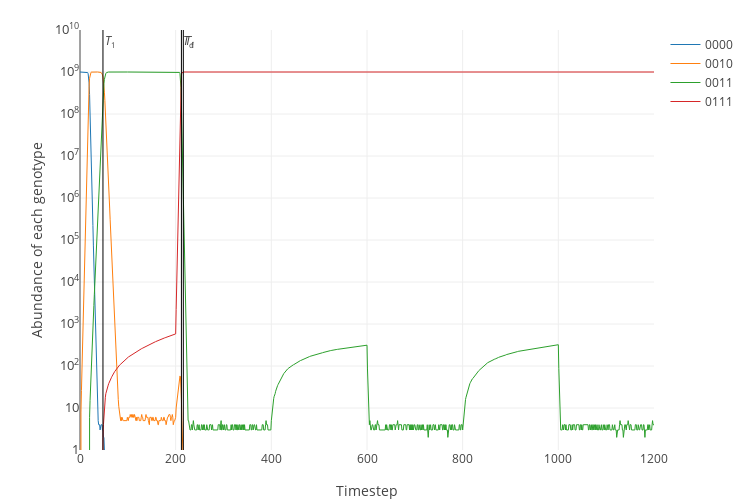

Notebook code cell kept with this figure:
### Code cell
# CTX and SAM switching
plot_simulation(simulate(pairs[2], frequency=200))

### Figure 1 — Plotly figure (JSON) as saved in the notebook; plotly's stock layout.template omitted (floating-point values rounded to 4 significant figures; data arrays with more than 128 entries replaced by an {"elided": "..."} marker saying what was removed)
{"data": [{"line": {"width": 1}, "name": "0000", "type": "scatter", "uid": "c53915fa-fe69-11e8-b1bb-bf27b4522b5e", "x": {"elided": "1201 int values"}, "y": {"elided": "1201 int values"}}, {"line": {"width": 1}, "name": "0010", "type": "scatter", "uid": "c53915fb-fe69-11e8-b765-bf27b4522b5e", "x": {"elided": "1201 int values"}, "y": {"elided": "1201 int values"}}, {"line": {"width": 1}, "name": "0011", "type": "scatter", "uid": "c5393df4-fe69-11e8-a7d8-bf27b4522b5e", "x": {"elided": "1201 int values"}, "y": {"elided": "1201 int values"}}, {"line": {"width": 1}, "name": "0111", "type": "scatter", "uid": "c5393df5-fe69-11e8-8c60-bf27b4522b5e", "x": {"elided": "1201 int values"}, "y": {"elided": "1201 int values"}}, {"line": {"color": "black", "width": 1}, "mode": "lines", "name": "T_1", "showlegend": false, "type": "scatter", "uid": "c5393df6-fe69-11e8-9516-bf27b4522b5e", "x": [48, 48], "y": [0, 10000000000]}, {"line": {"color": "black", "width": 1}, "mode": "lines", "name": "T_d", "showlegend": false, "type": "scatter", "uid": "c5393df7-fe69-11e8-adf8-bf27b4522b5e", "x": [212, 212], "y": [0, 10000000000]}, {"line": {"color": "black", "width": 1}, "mode": "lines", "name": "T_f", "showlegend": false, "type": "scatter", "uid": "c5393df8-fe69-11e8-9c79-bf27b4522b5e", "x": [216, 216], "y": [0, 10000000000]}], "layout": {"annotations": [{"showarrow": false, "text": "<i>T</i><sub>1</sub>", "x": 48, "xanchor": "left", "xref": "x", "y": 9.75, "yref": "y"}, {"showarrow": false, "text": "<i>T</i><sub>d</sub>", "x": 212, "xanchor": "left", "xref": "x", "y": 9.75, "yref": "y"}, {"showarrow": false, "text": "<i>T</i><sub>f</sub>", "x": 216, "xanchor": "left", "xref": "x", "y": 9.75, "yref": "y"}], "height": 500, "margin": {"b": 50, "t": 30}, "width": 750, "xaxis": {"title": "Timestep"}, "yaxis": {"exponentformat": "power", "range": [0, 10], "tickfont": {"size": 10}, "title": "Abundance of each genotype", "type": "log"}}}
